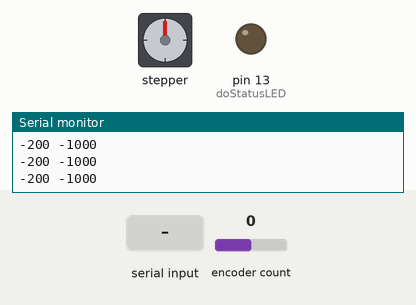
Recording of a sketch running on a simulated Arduino Uno, built with avr-gcc and run on an emulated ATmega328P. On the bench: stepper motor, output pins drawn as LEDs (lit = HIGH), the last lines printed to the serial monitor. The test bench sets the inputs (shaded band); at power-on: encoder count 0. Stepper angles assume 200 steps per turn.

Above: at 1.2 s.
1.3 s: encoder count set to 4
At 1.55 s:
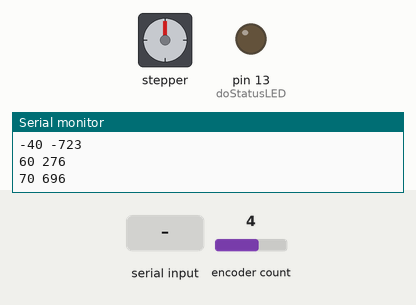
At 3.0 s:
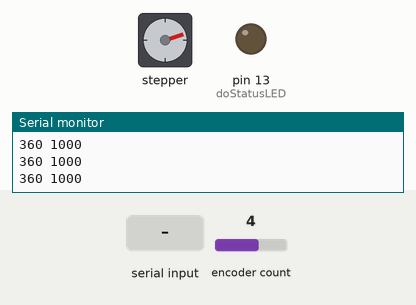
3.8 s: "d90\n" received over Serial
At 4.35 s:
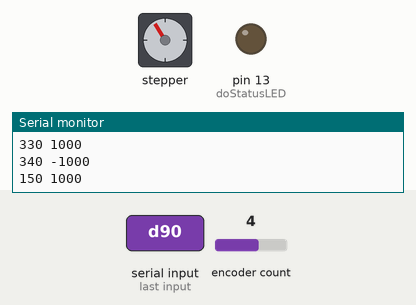
6.8 s: "+" received over Serial
At 7.05 s:
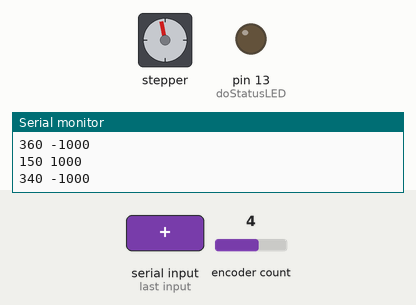
9.8 s: encoder count set to 5
12.8 s: "d,45\n" received over Serial
14.8 s: "d90\n" received over Serial
Timing chart, 0 to 40.2 s (numbered marks = the images above; inputs shaded):
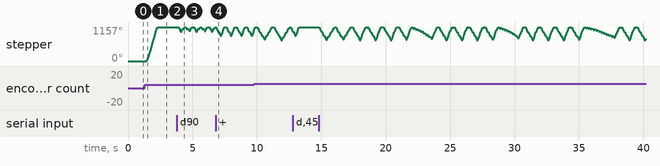

Measured:
- after the input at 1.3 s, stepper: turns 1152° clockwise in 0.92 s, starting after 0.10 s

The sketch:

Inverted_Pendulum_Regulator_COD.ino
```cpp
#include <Wire.h>
#include <Stepper.h>
#include <Encoder.h>
#include <AccelStepper.h>

// Pinout
#define diEncA 2
#define diEncB 3
#define doMotorStep 5
#define doMotorDir 4
#define doStatusLED 13
// pos 0, enc negative

// Encoder variables
long encRotation;
Encoder Encoder0(diEncA , diEncB);

// PID regulator variables
float Kp, Ki, Kd; //parameters


float PastValueDeviation; //ostatnie odchylenie wyniku
float ValueErrorSum; //suma błedów

float OutputSignal; //sygnał wyjściowy
unsigned long pidActTime, pidPrevTime;
const int pidSamplingTime = 100; //ms 10Hz

// Stepper motor controll variables
#define STEPS_PER_REV             200
int smVelocity; //predkość
const int smMaxSpeed = 1000;

AccelStepper stepper1 (1, 5, 4); //declaration of yours stepper motor steps,
#define MAX_DISTANCE 640
#define RAMP_MIN 200
#define RAMP_MAX (MAX_DISTANCE - RAMP_MIN)
float KP  = 60;
float KI = 500;
float KD = 1;

int16_t angleZeroOffset = 0;
float Kd_cart = 10;

void setup() {
  pinMode(doStatusLED, OUTPUT);
  Serial.begin(9600);
  stepper1.setAcceleration(7500);//set acceleration per second^2
  //Serial.println("Reverse pendulum V0.1");

  SetPIDPar(KP, KI, KD);
  Serial.println("angle speed");
  pidPrevTime = millis();
}

void loop() {

  pidActTime = millis();
  //encRotation = Encoder0.read()%1600;

  if ((pidActTime - pidPrevTime) >= pidSamplingTime)
  {
    pidPrevTime = pidActTime;
    SerialMenu();

    encRotation = Encoder0.read() + angleZeroOffset;

    // cart p
    int16_t positionCentered = (int16_t)stepper1.currentPosition() - MAX_DISTANCE / 2;
    int16_t cartP = positionCentered / (MAX_DISTANCE / 20);
    // cart d use velocity directly instead of calculating from position delta
    float cartSpeed = smVelocity / smMaxSpeed * Kd_cart;
    float cartD = constrain(cartSpeed, -10, 10);
    encRotation += cartP + cartD;// add PD terms to angle reading to cascade pids
    Serial.print(encRotation * 10); //drawing a chart

    PIDRegulator();
    smVelocity = SignalToVelocity(OutputSignal, smMaxSpeed, -smMaxSpeed);
    // disable pid if angle too high
    if (abs(encRotation) > 200) { //je
      smVelocity = 0;
    }
    Serial.print(' ');
    Serial.print(smVelocity); // drawing a chart
    Serial.println();
    MoveStepperMotor2(smVelocity);
  }
  stepper1.run();
}

void SetPIDPar(float KP, float KI, float KD)
{
  Kp = KP;
  Ki = KI;
  Kd = KD;
}

void PIDRegulator()
{
  float p, i, d;    //calculation variables
  float ValueDeviation;
  float ValueError;

  PastValueDeviation = ValueDeviation;
  ValueDeviation = encRotation;

  //p
  p = Kp * ValueDeviation;

  //i
  if (OutputSignal > smMaxSpeed || OutputSignal < -smMaxSpeed) ValueErrorSum = ValueErrorSum * 0.99f;
  else ValueErrorSum += ValueDeviation;
  if (abs(ValueErrorSum) > 10000 ) ValueErrorSum -= ValueDeviation;
  i = Ki * pidSamplingTime * ValueErrorSum / 1000.0f;

  //d
  ValueError = ValueDeviation - PastValueDeviation;
  d = (Kd * 1000.0f / pidSamplingTime) * ValueError;

  //signal
  OutputSignal = p + i + d;
}

int SignalToVelocity(int Signal, int MaxVel, int MinVel)
{
  if (Signal > MaxVel) Signal = MaxVel;
  if (Signal < MinVel) Signal = MinVel;
  return Signal;
}


void MoveStepperMotor2(int Velocity) {
  int velAbs = abs(Velocity);
  stepper1.setMaxSpeed(velAbs); //set speed in step/second
  if (Velocity > 0) {
    stepper1.moveTo(MAX_DISTANCE);
  } else {
    stepper1.moveTo(0);
  }
}

void SerialMenu() {
  if (Serial.available() > 0) {
    char cmd = Serial.read();
    bool set = false;
    switch (cmd) {
      case 'p':
        KP = Serial.parseFloat();
        set = true;
        break;
      case 'i':
        KI = Serial.parseFloat();
        set = true;
        break;
      case 'd':
        KD = Serial.parseFloat();
        set = true;
        break;
      case 'D':
        Kd_cart = Serial.parseFloat();
        break;
      case '+':
        angleZeroOffset++;
        break;
      case '-':
        angleZeroOffset--; //  to motor side
        break;
      default:
        break;
    }
    if (set) {
      SetPIDPar(KP, KI, KD);
      //        Serial.print("kp: ");
      //        Serial.print(KP);
      //        Serial.print(" ki: ");
      //        Serial.print(KI);
      //        Serial.print(" kd: ");
      //        Serial.print(KD);
      //        Serial.println();
      //        delay(1000);
    }
  }
}
```
